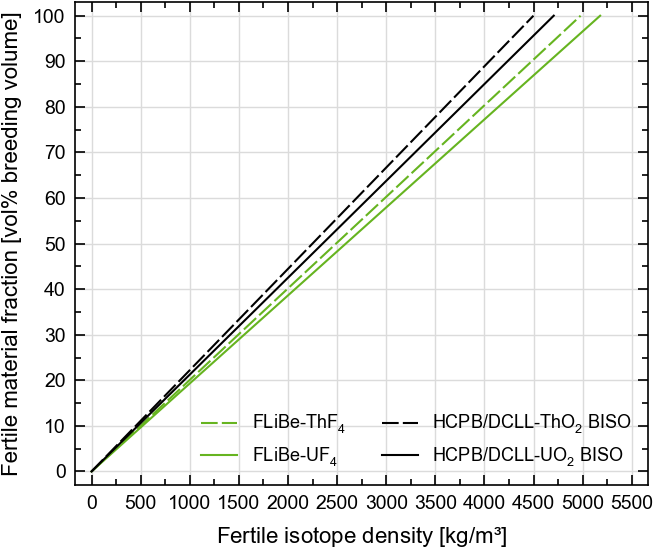

Write Python code to recreate this figure.
"""
Fertile loading limits for FLiBe, DCLL, and HCPB blankets.
Plots fertile kg/m³ vs. vol% of nominal breeder volume for U238 and Th232.
"""
import os, sys

project_root = os.path.abspath(os.path.join(os.path.dirname(__file__), '..', '..'))
os.chdir(project_root)
sys.path.insert(0, project_root)

import numpy as np
import matplotlib.pyplot as plt
from matplotlib.ticker import MultipleLocator
from Python.parameters import *
from Python.utilities import *


fertile_kgm3 = np.linspace(0.01, 6000, 10000)
x28 = (100 - ENRICH_U) / 100

# --- FLiBe: fertile dissolved as XF4 (cf. calc_xf4_vol_fracs) ---
vf_flibe_u  = fertile_kgm3 * (AMU_UF4  / (x28 * AMU_U238)) / (DENSITY_UF4  * 1000) * 100
vf_flibe_th = fertile_kgm3 * (AMU_ThF4 / AMU_Th232)         / (DENSITY_ThF4 * 1000) * 100

# --- DCLL & HCPB: fertile in BISO particles (cf. calc_biso_vol_fracs) ---
biso_cc_u  = fertile_kgm3 * (AMU_UO2  / (x28 * AMU_U238)) / KERNEL_VOLUME / DENSITY_UO2  / 100**3 * 1000
biso_cc_th = fertile_kgm3 * (AMU_ThO2 / AMU_Th232)         / KERNEL_VOLUME / DENSITY_ThO2 / 100**3 * 1000
vf_biso_u  = biso_cc_u  * BISO_VOLUME * 100
vf_biso_th = biso_cc_th * BISO_VOLUME * 100

# Mask beyond physical loading limit (vol% > 100)
vf_flibe_u  = np.where(vf_flibe_u  <= 100, vf_flibe_u,  np.nan)
vf_flibe_th = np.where(vf_flibe_th <= 100, vf_flibe_th, np.nan)
vf_biso_u   = np.where(vf_biso_u   <= 100, vf_biso_u,   np.nan)
vf_biso_th  = np.where(vf_biso_th  <= 100, vf_biso_th,  np.nan)

# Loading limits (kg/m³ where vol% hits 100)
limit_flibe_u  = (DENSITY_UF4  * 1000) / (AMU_UF4  / (x28 * AMU_U238))
limit_flibe_th = (DENSITY_ThF4 * 1000) / (AMU_ThF4 / AMU_Th232)
limit_biso_u   = 1 / BISO_VOLUME / ((AMU_UO2  / (x28 * AMU_U238)) / KERNEL_VOLUME / DENSITY_UO2  / 100**3 * 1000)
limit_biso_th  = 1 / BISO_VOLUME / ((AMU_ThO2 / AMU_Th232)         / KERNEL_VOLUME / DENSITY_ThO2 / 100**3 * 1000)

print(f"Loading limits [kg/m³ of nominal breeder]:")
print(f"  FLiBe + U238  (UF4):   {limit_flibe_u:.0f}")
print(f"  FLiBe + Th232 (ThF4):  {limit_flibe_th:.0f}")
print(f"  DCLL/HCPB + U238  (BISO):  {limit_biso_u:.0f}")
print(f"  DCLL/HCPB + Th232 (BISO):  {limit_biso_th:.0f}")


# --- Plot ---
fig, ax = plt.subplots(figsize=(3.5, 3.0))

ax.plot(fertile_kgm3, vf_biso_th,  label=r'HCPB/DCLL-ThO$_2$ BISO',  color="#000000", linestyle=LONG_DASH, linewidth=0.75)
ax.plot(fertile_kgm3, vf_biso_u,   label=r'HCPB/DCLL-UO$_2$ BISO',   color="#000000", linestyle='-',       linewidth=0.75)
ax.plot(fertile_kgm3, vf_flibe_th, label=r'FLiBe-ThF$_4$', color='#66b420', linestyle=LONG_DASH, linewidth=0.75)
ax.plot(fertile_kgm3, vf_flibe_u,  label=r'FLiBe-UF$_4$',  color='#66b420', linestyle='-',       linewidth=0.75)
# ax.plot(fertile_kgm3, vf_biso_u,   label=r'DCLL-UO$_2$',   color='#0047ba', linestyle='-',       linewidth=0.75)
# ax.plot(fertile_kgm3, vf_biso_th,  label=r'DCLL-ThO$_2$',  color='#0047ba', linestyle=LONG_DASH, linewidth=0.75)

ax.set_xlabel(r'Fertile isotope density [kg$/$m³]')
ax.set_ylabel('Fertile material fraction [vol% breeding volume]')

x_buf = 0.03 * 5500
y_buf = 0.03 * 100
ax.set_xlim(-x_buf, 5500 + x_buf)
ax.set_ylim(-y_buf, 100 + y_buf)

ax.xaxis.set_ticks_position('both')
ax.xaxis.set_major_locator(MultipleLocator(500))
ax.xaxis.set_minor_locator(MultipleLocator(250))

ax.yaxis.set_ticks_position('both')
ax.yaxis.set_major_locator(MultipleLocator(10))
ax.yaxis.set_minor_locator(MultipleLocator(5))

ax.grid(axis='x', which='major', linestyle='-', linewidth=0.5)
ax.grid(axis='y', which='major', linestyle='-', linewidth=0.5)

plt.tight_layout()
leg = plt.legend(loc='lower right', fancybox=False, edgecolor='none',
                 frameon=True, framealpha=0.0, ncol=2, fontsize=6.5)
leg.get_frame().set_linewidth(0.5)

output_path = os.path.abspath(os.path.join(os.path.dirname(__file__)))
output_name = 'loadings'
plt.savefig(f'{output_path}/{output_name}.png', dpi=200, bbox_inches='tight', pad_inches=0.01)
plt.savefig(f'{output_path}/{output_name}.pdf', dpi=200, bbox_inches='tight', pad_inches=0.01)
print(f"Saved {output_name}.png/pdf")
plt.show()
